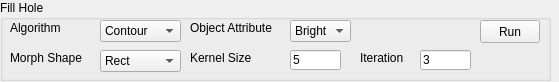
<?xml version="1.0" encoding="UTF-8"?>
<ui version="4.0">
 <class>FillHoleWidget</class>
 <widget class="QWidget" name="FillHoleWidget">
  <property name="geometry">
   <rect>
    <x>0</x>
    <y>0</y>
    <width>559</width>
    <height>82</height>
   </rect>
  </property>
  <property name="windowTitle">
   <string>FillHoleWidget</string>
  </property>
  <widget class="QGroupBox" name="groupBox">
   <property name="geometry">
    <rect>
     <x>0</x>
     <y>0</y>
     <width>551</width>
     <height>81</height>
    </rect>
   </property>
   <property name="title">
    <string>Fill Hole</string>
   </property>
   <widget class="QLabel" name="labelAlgorithm">
    <property name="geometry">
     <rect>
      <x>10</x>
      <y>20</y>
      <width>61</width>
      <height>16</height>
     </rect>
    </property>
    <property name="text">
     <string>Algorithm</string>
    </property>
   </widget>
   <widget class="QPushButton" name="btnRun">
    <property name="geometry">
     <rect>
      <x>480</x>
      <y>20</y>
      <width>60</width>
      <height>23</height>
     </rect>
    </property>
    <property name="text">
     <string>Run</string>
    </property>
   </widget>
   <widget class="QComboBox" name="cbAlgorithm">
    <property name="geometry">
     <rect>
      <x>100</x>
      <y>20</y>
      <width>81</width>
      <height>22</height>
     </rect>
    </property>
    <item>
     <property name="text">
      <string>Contour</string>
     </property>
    </item>
    <item>
     <property name="text">
      <string>Morphology</string>
     </property>
    </item>
   </widget>
   <widget class="QComboBox" name="cbObjectAttribute">
    <property name="geometry">
     <rect>
      <x>290</x>
      <y>20</y>
      <width>61</width>
      <height>22</height>
     </rect>
    </property>
    <item>
     <property name="text">
      <string>Bright</string>
     </property>
    </item>
    <item>
     <property name="text">
      <string>Dark</string>
     </property>
    </item>
   </widget>
   <widget class="QLabel" name="labelObjectAttribute">
    <property name="geometry">
     <rect>
      <x>190</x>
      <y>20</y>
      <width>91</width>
      <height>16</height>
     </rect>
    </property>
    <property name="text">
     <string>Object Attribute</string>
    </property>
   </widget>
   <widget class="QLabel" name="labelMorphShape">
    <property name="geometry">
     <rect>
      <x>10</x>
      <y>50</y>
      <width>81</width>
      <height>16</height>
     </rect>
    </property>
    <property name="text">
     <string>Morph Shape</string>
    </property>
   </widget>
   <widget class="QComboBox" name="cbMorphShape">
    <property name="geometry">
     <rect>
      <x>100</x>
      <y>50</y>
      <width>81</width>
      <height>22</height>
     </rect>
    </property>
    <item>
     <property name="text">
      <string>Rect</string>
     </property>
    </item>
    <item>
     <property name="text">
      <string>Cross</string>
     </property>
    </item>
    <item>
     <property name="text">
      <string>Ellipse</string>
     </property>
    </item>
   </widget>
   <widget class="QLineEdit" name="lineEditKernalSize">
    <property name="geometry">
     <rect>
      <x>290</x>
      <y>50</y>
      <width>51</width>
      <height>20</height>
     </rect>
    </property>
    <property name="text">
     <string>5</string>
    </property>
   </widget>
   <widget class="QLabel" name="labelKernelSize">
    <property name="geometry">
     <rect>
      <x>190</x>
      <y>50</y>
      <width>71</width>
      <height>16</height>
     </rect>
    </property>
    <property name="text">
     <string>Kernel Size</string>
    </property>
   </widget>
   <widget class="QLabel" name="labelIteration">
    <property name="geometry">
     <rect>
      <x>360</x>
      <y>50</y>
      <width>51</width>
      <height>16</height>
     </rect>
    </property>
    <property name="text">
     <string>Iteration</string>
    </property>
   </widget>
   <widget class="QLineEdit" name="lineEditIteration">
    <property name="geometry">
     <rect>
      <x>420</x>
      <y>50</y>
      <width>51</width>
      <height>20</height>
     </rect>
    </property>
    <property name="text">
     <string>3</string>
    </property>
   </widget>
  </widget>
 </widget>
 <layoutdefault spacing="6" margin="11"/>
 <resources/>
 <connections/>
</ui>
